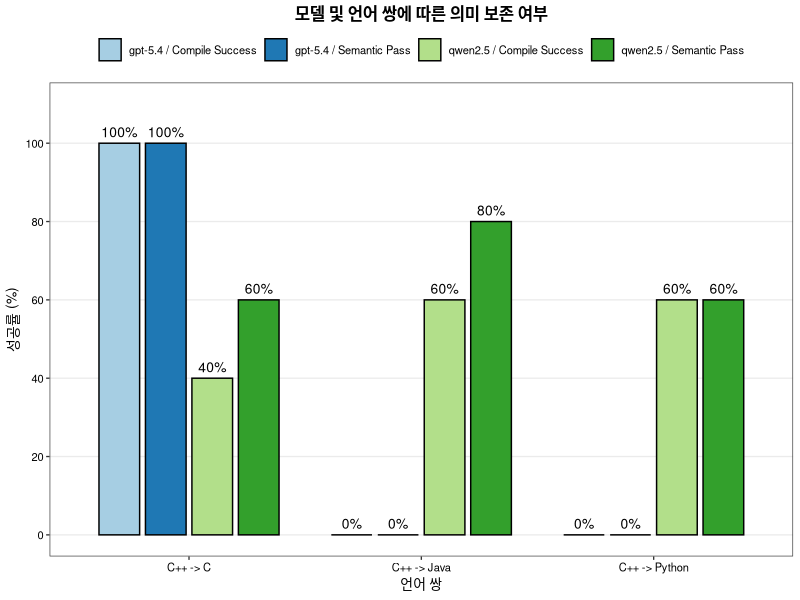

Generate this figure with R:
library(tidyverse)
library(ggplot2)

# IEEE style theme
theme_ieee <- function() {
  theme_bw(base_size = 10, base_family = "sans") +
    theme(
      plot.title = element_text(face = "bold", hjust = 0.5),
      panel.grid.major.x = element_blank(),
      panel.grid.minor = element_blank(),
      legend.position = "top",
      legend.justification = "center",
      legend.direction = "horizontal",
      legend.box = "horizontal",
      legend.background = element_blank(),
      legend.spacing.x = unit(0.3, "cm"),
      legend.title = element_blank(),
      axis.text = element_text(color = "black"),
      strip.background = element_rect(fill = "grey90", color = "black")
    )
}

# -----------------
# 1. Table 2: 의미 보존 여부 (Semantic Preservation)
# -----------------
df_table2 <- tibble(
  LangPair = rep(c("C++ -> C", "C++ -> Java", "C++ -> Python"), each = 4),
  Model = rep(c("qwen2.5", "qwen2.5", "gpt-5.4", "gpt-5.4"), times = 3),
  Metric = rep(c("Compile Success", "Semantic Pass"), times = 6),
  Count = c(
    2, 3, 5, 5,  # C
    3, 4, 0, 0,  # Java
    3, 3, 0, 0   # Python
  )
) %>%
  mutate(
    Percentage = Count / 5 * 100,
    LangPair = factor(LangPair, levels = c("C++ -> C", "C++ -> Java", "C++ -> Python")),
    Model_Metric = paste(Model, Metric, sep = " / ")
  )

p2 <- ggplot(df_table2, aes(x = LangPair, y = Percentage, fill = Model_Metric)) +
  geom_bar(stat = "identity", position = position_dodge(width = 0.8), width = 0.7, color = "black", linewidth = 0.5) +
  geom_text(aes(label = sprintf("%.0f%%", Percentage)), 
            position = position_dodge(width = 0.8), vjust = -0.6, size = 3.5) +
  scale_y_continuous(limits = c(0, 110), breaks = seq(0, 100, 20)) +
  scale_fill_brewer(palette = "Paired") +
  labs(
    title = "모델 및 언어 쌍에 따른 의미 보존 여부",
    x = "언어 쌍",
    y = "성공률 (%)"
  ) +
  theme_ieee() +
  guides(fill = guide_legend(nrow = 1, byrow = TRUE))

ggsave("figure_table2_success.png", p2, width = 8, height = 6, dpi = 300)
# ggsave("figure_table2_success.pdf", p2, width = 8, height = 6)
